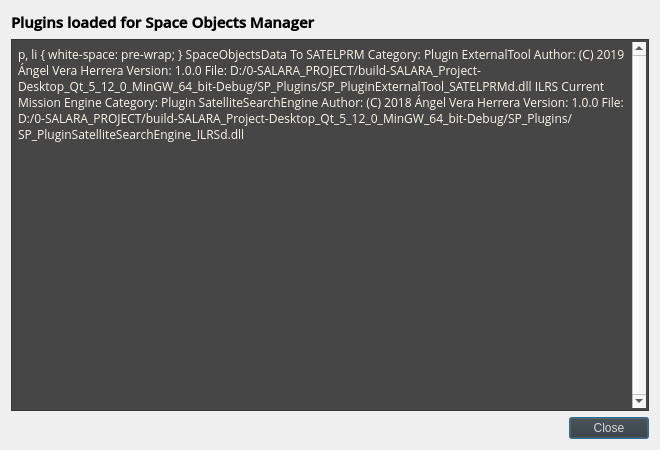
<?xml version="1.0" encoding="UTF-8"?>
<ui version="4.0">
 <class>PluginsSummary</class>
 <widget class="QDialog" name="PluginsSummary">
  <property name="geometry">
   <rect>
    <x>0</x>
    <y>0</y>
    <width>660</width>
    <height>450</height>
   </rect>
  </property>
  <property name="minimumSize">
   <size>
    <width>660</width>
    <height>450</height>
   </size>
  </property>
  <property name="windowTitle">
   <string>Form</string>
  </property>
  <property name="accessibleName">
   <string>Form</string>
  </property>
  <property name="styleSheet">
   <string notr="true">/*--------------------------------*/
/* QTextBrowser */
/*--------------------------------*/
QTextBrowser
{
    color: rgb(253,245,230);
    background-color: rgb(70, 70,70);
    padding: 2px 2px;
    font: 9pt &quot;Open Sans&quot;;
}
QTextBrowser:disabled
{
    color: rgb(100, 100,100);
}



QPushButton
{
     color: rgb(215, 215, 215);
     background-color: rgb(53,53,53);
	 font:  9pt &quot;Open Sans Semibold&quot;;
}

QPushButton:disabled
{
	color: rgb(100, 100,100);
}

QPushButton[accessibleName=&quot;Blue&quot;]
{
	background-color:  rgb(20,20,100);
}

QPushButton[accessibleName=&quot;Lilac&quot;]
{
	border-style: solid;
	border-width: 1px;
	border-color: black;
	border-radius: 5px;
	background-color:  rgb(50,50,100);
}
QPushButton[accessibleName=&quot;Lilac&quot;]:hover
{
	background-color:  rgb(50,60,100);
}

QPushButton[accessibleName=&quot;Green&quot;]
{
	border-style: solid;
	border-width: 1px;
	border-color: black;
	border-radius: 5px;
	background-color: rgb(50, 90, 0);
}

QPushButton[accessibleName=&quot;Green&quot;]:hover
{
	background-color: rgb(50, 100, 0);
}

QPushButton[accessibleName=&quot;Red&quot;]
{
	border-style: solid;
	border-width: 1px;
	border-color: black;
	border-radius: 5px;
    background-color:  rgb(140, 20, 0);
}

QPushButton[accessibleName=&quot;Red&quot;]:hover
{
     background-color:  rgb(150, 20, 0);
}

/*--------------------------------*/
/* Widget forms */
/*--------------------------------*/
QWidget[accessibleName=&quot;Form&quot;]
{
	background-color: rgb(53, 53, 53);
}
/*--------------------------------*/

</string>
  </property>
  <layout class="QVBoxLayout" name="verticalLayout">
   <property name="bottomMargin">
    <number>11</number>
   </property>
   <item>
    <widget class="QLabel" name="label">
     <property name="font">
      <font>
       <family>Open Sans Semibold</family>
       <pointsize>11</pointsize>
       <weight>75</weight>
       <bold>true</bold>
      </font>
     </property>
     <property name="text">
      <string>Plugins loaded for Space Objects Manager</string>
     </property>
    </widget>
   </item>
   <item>
    <widget class="QTextBrowser" name="tb_plugins">
     <property name="font">
      <font>
       <family>Open Sans</family>
       <pointsize>9</pointsize>
       <weight>50</weight>
       <italic>false</italic>
       <bold>false</bold>
      </font>
     </property>
     <property name="verticalScrollBarPolicy">
      <enum>Qt::ScrollBarAlwaysOn</enum>
     </property>
     <property name="horizontalScrollBarPolicy">
      <enum>Qt::ScrollBarAsNeeded</enum>
     </property>
     <property name="documentTitle">
      <string/>
     </property>
     <property name="html">
      <string>&lt;!DOCTYPE HTML PUBLIC &quot;-//W3C//DTD HTML 4.0//EN&quot; &quot;http://www.w3.org/TR/REC-html40/strict.dtd&quot;&gt;
&lt;html&gt;&lt;head&gt;&lt;meta name=&quot;qrichtext&quot; content=&quot;1&quot; /&gt;&lt;style type=&quot;text/css&quot;&gt;
p, li { white-space: pre-wrap; }
&lt;/style&gt;&lt;/head&gt;&lt;body style=&quot; font-family:'Open Sans'; font-size:9pt; font-weight:400; font-style:normal;&quot;&gt;
&lt;p style=&quot; margin-top:0px; margin-bottom:0px; margin-left:0px; margin-right:0px; -qt-block-indent:0; text-indent:0px;&quot;&gt;&lt;span style=&quot; font-family:'Open Sans Semibold'; font-size:10pt;&quot;&gt;SpaceObjectsData To SATELPRM&lt;/span&gt;&lt;br /&gt;&lt;span style=&quot; font-family:'Open Sans Semibold';&quot;&gt;Category: &lt;/span&gt;Plugin ExternalTool&lt;br /&gt;&lt;span style=&quot; font-family:'Open Sans Semibold';&quot;&gt;Author: &lt;/span&gt;(C) 2019 Ángel Vera Herrera&lt;br /&gt;&lt;span style=&quot; font-family:'Open Sans Semibold';&quot;&gt;Version: &lt;/span&gt;1.0.0&lt;br /&gt;&lt;span style=&quot; font-family:'Open Sans Semibold';&quot;&gt;File: &lt;/span&gt;&lt;span style=&quot; text-decoration: underline; color:#55aaff;&quot;&gt;D:/0-SALARA_PROJECT/build-SALARA_Project-Desktop_Qt_5_12_0_MinGW_64_bit-Debug/SP_Plugins/SP_PluginExternalTool_SATELPRMd.dll&lt;/span&gt;&lt;br /&gt;&lt;br /&gt;&lt;br /&gt;&lt;br /&gt;&lt;span style=&quot; font-family:'Open Sans Semibold'; font-size:10pt;&quot;&gt;ILRS Current Mission Engine&lt;/span&gt;&lt;br /&gt;&lt;span style=&quot; font-family:'Open Sans Semibold';&quot;&gt;Category: &lt;/span&gt;Plugin SatelliteSearchEngine&lt;br /&gt;&lt;span style=&quot; font-family:'Open Sans Semibold';&quot;&gt;Author: &lt;/span&gt;(C) 2018 Ángel Vera Herrera&lt;br /&gt;&lt;span style=&quot; font-family:'Open Sans Semibold';&quot;&gt;Version: &lt;/span&gt;1.0.0&lt;br /&gt;&lt;span style=&quot; font-family:'Open Sans Semibold';&quot;&gt;File: &lt;/span&gt;&lt;span style=&quot; text-decoration: underline; color:#55aaff;&quot;&gt;D:/0-SALARA_PROJECT/build-SALARA_Project-Desktop_Qt_5_12_0_MinGW_64_bit-Debug/SP_Plugins/SP_PluginSatelliteSearchEngine_ILRSd.dll&lt;/span&gt;&lt;/p&gt;&lt;/body&gt;&lt;/html&gt;</string>
     </property>
    </widget>
   </item>
   <item>
    <layout class="QHBoxLayout" name="horizontalLayout">
     <property name="bottomMargin">
      <number>0</number>
     </property>
     <item>
      <spacer name="horizontalSpacer">
       <property name="orientation">
        <enum>Qt::Horizontal</enum>
       </property>
       <property name="sizeHint" stdset="0">
        <size>
         <width>40</width>
         <height>20</height>
        </size>
       </property>
      </spacer>
     </item>
     <item>
      <widget class="QPushButton" name="pb_close">
       <property name="text">
        <string>Close</string>
       </property>
      </widget>
     </item>
    </layout>
   </item>
  </layout>
 </widget>
 <resources/>
 <connections/>
</ui>
